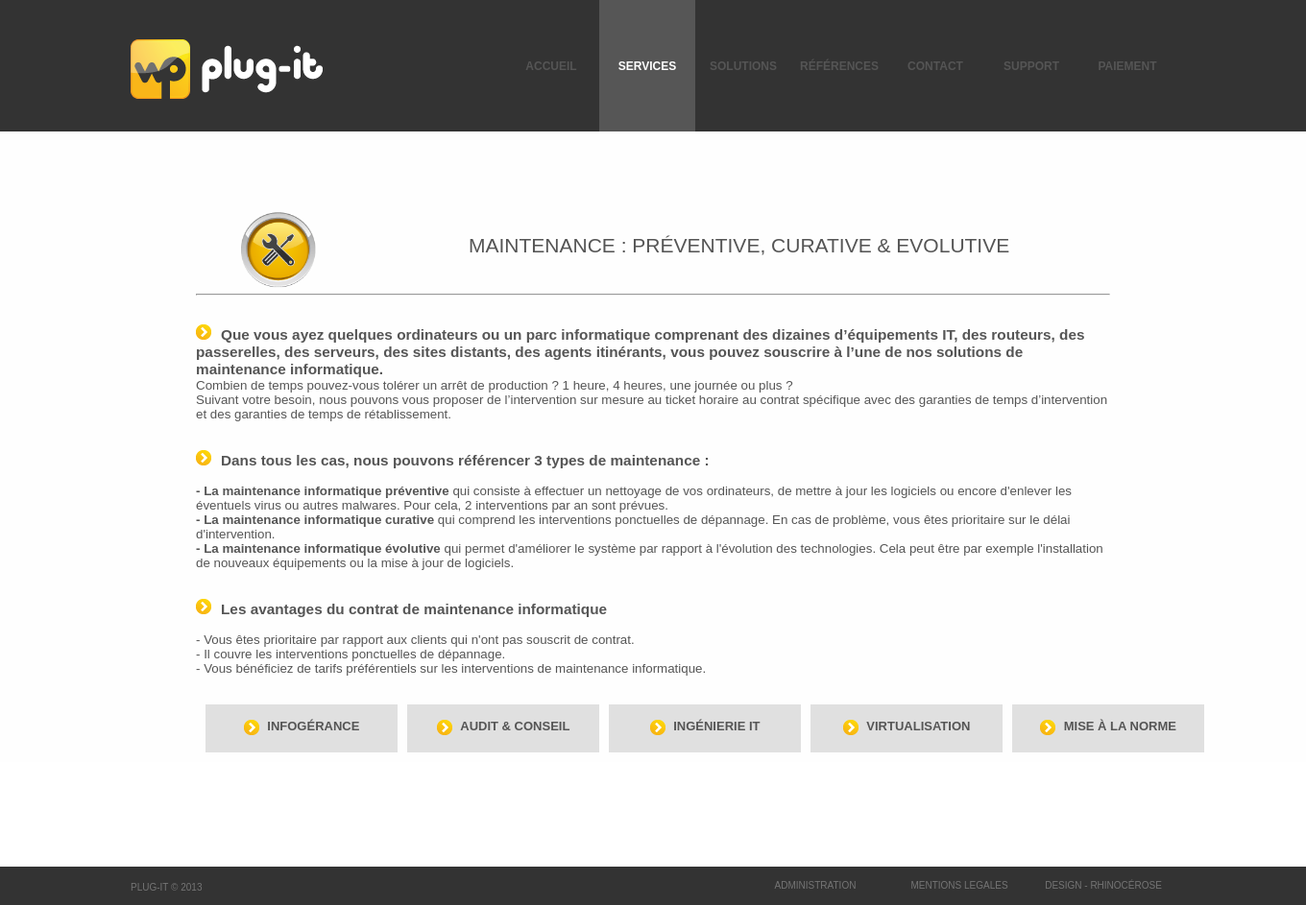
The page /index.php?page=services&mode=viewone&id=2 on the database as committed earlier.
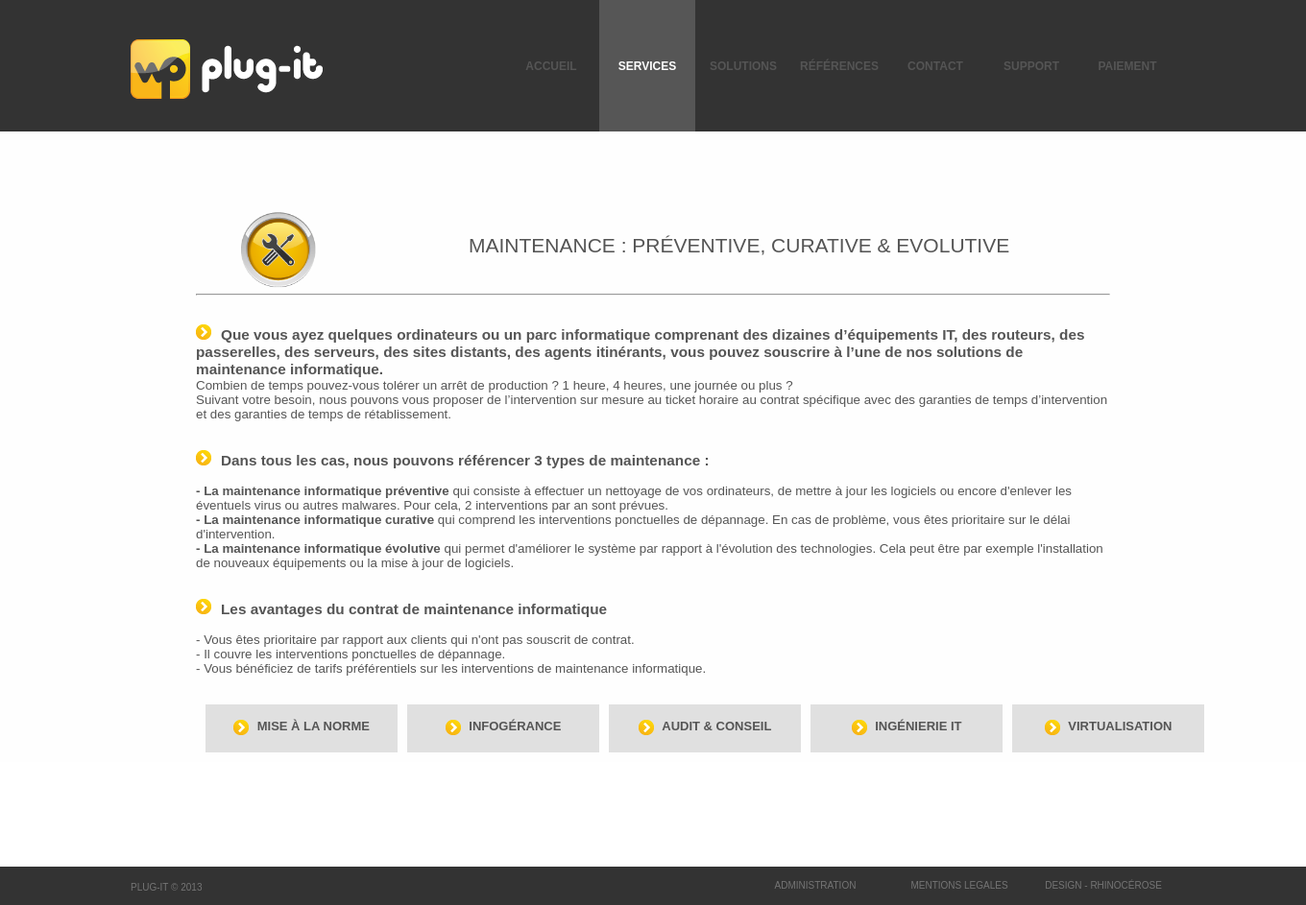
The same page on the database as committed later.
### tables this page shows
CREATE TABLE IF NOT EXISTS `services` (
  `id` int(11) NOT NULL AUTO_INCREMENT,
  `titre` varchar(100) NOT NULL,
  `corps` text NOT NULL,
  `image` varchar(100) NOT NULL,
  `subtitre` varchar(50) NOT NULL,
  `date` timestamp NOT NULL DEFAULT CURRENT_TIMESTAMP,
  `ordre` int(11) NOT NULL,
  PRIMARY KEY (`id`)
);

### Include/invite/services.php (the view, shortened to what this page needs)
<?php
	switch($_GET['mode'])
	{
		case 'viewone':
			if(isset($_GET['id']))
			{
				$retour = mysql_query("SELECT count(id) as cpt FROM services WHERE id='".$_GET["id"]."'")or die('Erreur SQL !<br />'.mysql_error());
				$donnees = mysql_fetch_array($retour);
				if($donnees['cpt'] == 1)
				{
					$retour = mysql_query("SELECT * FROM services WHERE id='".$_GET['id']."'") or die('Erreur SQL !<br />'.mysql_error());
					$donnees = mysql_fetch_array($retour);
					echo '<div style="margin:auto;width:70%;">
						<table>
							<tr>
								<td><img src="'.$donnees['image'].'" style="width:60%;"/></td>
								<td><h2>'.$donnees['titre'].'</h2></td>
							</tr>
						</table>
						<hr/>
						<br/>
						'.nl2br($donnees['corps']).'
						</div>';
					$retour = mysql_query("SELECT * FROM services WHERE id<>'".$_GET['id']."' ORDER BY ordre LIMIT 10")or die('Erreur SQL !<br />'.mysql_error());
					$i=1;
					echo'<div style="margin:auto;width:70%;margin-top:20px;">
					<table cellspacing="10">';
					while ($donnees = mysql_fetch_array($retour))
						{
							if($i == 1)
								echo '<tr>';
							echo '<td>
							<div class="blocklink" onclick="location.href=\'Index.php?page=services&mode=viewone&id='.$donnees['id'].'\'">
								<p style="text-align:center;position:relative;top:30%;">
									<img src="images/fleche.png" style="vertical-align:middle;"/> <span style="font-size:13px;font-weight:bold;margin-left:5px;text-transform:uppercase;">'.$donnees['subtitre'].'</span>
								</p>
							</div></td>';
							$i++;
							if($i > 5)
							{
								$i=1;
								echo '</tr>';
							}
						}
					echo '</table>
				</div>';
				}
				else
					echo '<p>Erreur</p>';
			}
			else
				echo '<p>Erreur</p>';
		break;
	}

Rows that differ between the two databases and show on the page:
changed services "MISE À LA NORME": moves up the list
